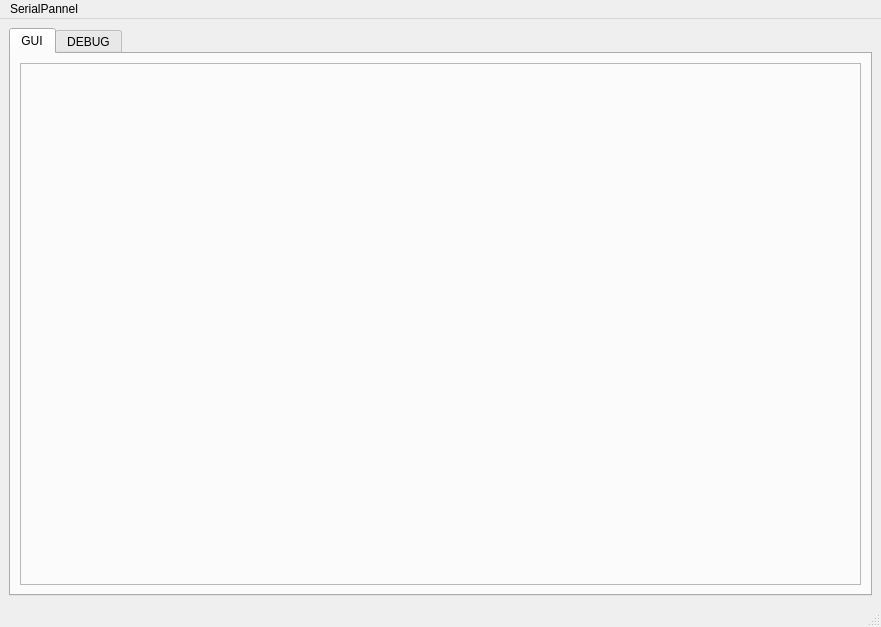
<?xml version="1.0" encoding="UTF-8"?>
<ui version="4.0">
 <class>MainWindow</class>
 <widget class="QMainWindow" name="MainWindow">
  <property name="geometry">
   <rect>
    <x>0</x>
    <y>0</y>
    <width>881</width>
    <height>627</height>
   </rect>
  </property>
  <property name="sizePolicy">
   <sizepolicy hsizetype="Preferred" vsizetype="Preferred">
    <horstretch>0</horstretch>
    <verstretch>0</verstretch>
   </sizepolicy>
  </property>
  <property name="windowTitle">
   <string>MainWindow</string>
  </property>
  <property name="toolButtonStyle">
   <enum>Qt::ToolButtonIconOnly</enum>
  </property>
  <property name="dockOptions">
   <set>QMainWindow::AllowTabbedDocks|QMainWindow::AnimatedDocks</set>
  </property>
  <widget class="QWidget" name="centralwidget">
   <property name="sizePolicy">
    <sizepolicy hsizetype="Expanding" vsizetype="Expanding">
     <horstretch>0</horstretch>
     <verstretch>0</verstretch>
    </sizepolicy>
   </property>
   <layout class="QGridLayout" name="gridLayout_4" rowstretch="0" columnstretch="0">
    <item row="0" column="0">
     <widget class="QTabWidget" name="tabWidget">
      <property name="currentIndex">
       <number>0</number>
      </property>
      <widget class="QWidget" name="gui_tab">
       <attribute name="title">
        <string>GUI</string>
       </attribute>
       <layout class="QGridLayout" name="gridLayout_5">
        <item row="0" column="0">
         <widget class="QFrame" name="frame">
          <property name="styleSheet">
           <string notr="true">border-image: url(:/layer/source/1.jpg);</string>
          </property>
          <property name="frameShape">
           <enum>QFrame::StyledPanel</enum>
          </property>
          <property name="frameShadow">
           <enum>QFrame::Raised</enum>
          </property>
         </widget>
        </item>
       </layout>
      </widget>
      <widget class="QWidget" name="back_tab">
       <property name="maximumSize">
        <size>
         <width>840</width>
         <height>500</height>
        </size>
       </property>
       <attribute name="title">
        <string>DEBUG</string>
       </attribute>
       <layout class="QGridLayout" name="gridLayout" columnstretch="1,5">
        <item row="0" column="0">
         <layout class="QGridLayout" name="gridLayout_2" rowstretch="1,1,1,1,1,1,1,1" columnstretch="1,2">
          <property name="sizeConstraint">
           <enum>QLayout::SetDefaultConstraint</enum>
          </property>
          <property name="verticalSpacing">
           <number>6</number>
          </property>
          <item row="0" column="0">
           <widget class="QLabel" name="title_2">
            <property name="text">
             <string>&lt;html&gt;&lt;head/&gt;&lt;body&gt;&lt;p align=&quot;center&quot;&gt;&lt;span style=&quot; font-weight:600;&quot;&gt;Entrance&lt;/span&gt;&lt;/p&gt;&lt;/body&gt;&lt;/html&gt;</string>
            </property>
           </widget>
          </item>
          <item row="0" column="1">
           <widget class="QComboBox" name="serial_port">
            <property name="sizePolicy">
             <sizepolicy hsizetype="Preferred" vsizetype="Preferred">
              <horstretch>0</horstretch>
              <verstretch>0</verstretch>
             </sizepolicy>
            </property>
            <item>
             <property name="text">
              <string>/dev/ttyTHS1</string>
             </property>
            </item>
           </widget>
          </item>
          <item row="5" column="0">
           <widget class="QLabel" name="title_6">
            <property name="text">
             <string>&lt;html&gt;&lt;head/&gt;&lt;body&gt;&lt;p align=&quot;center&quot;&gt;&lt;span style=&quot; font-weight:600;&quot;&gt;Stop Bit&lt;/span&gt;&lt;/p&gt;&lt;/body&gt;&lt;/html&gt;</string>
            </property>
           </widget>
          </item>
          <item row="6" column="0">
           <widget class="QPushButton" name="connect_click">
            <property name="sizePolicy">
             <sizepolicy hsizetype="Minimum" vsizetype="Expanding">
              <horstretch>0</horstretch>
              <verstretch>0</verstretch>
             </sizepolicy>
            </property>
            <property name="text">
             <string>Connect</string>
            </property>
           </widget>
          </item>
          <item row="6" column="1">
           <widget class="QLabel" name="waitinglabel">
            <property name="text">
             <string>&lt;html&gt;&lt;head/&gt;&lt;body&gt;&lt;p align=&quot;center&quot;&gt;&lt;span style=&quot; font-weight:600;&quot;&gt;Not Connected&lt;/span&gt;&lt;/p&gt;&lt;/body&gt;&lt;/html&gt;</string>
            </property>
           </widget>
          </item>
          <item row="2" column="1">
           <widget class="QComboBox" name="baud_rate">
            <property name="sizePolicy">
             <sizepolicy hsizetype="Preferred" vsizetype="Expanding">
              <horstretch>0</horstretch>
              <verstretch>0</verstretch>
             </sizepolicy>
            </property>
            <property name="currentIndex">
             <number>1</number>
            </property>
            <item>
             <property name="text">
              <string>4800</string>
             </property>
            </item>
            <item>
             <property name="text">
              <string>9600</string>
             </property>
            </item>
            <item>
             <property name="text">
              <string>14400</string>
             </property>
            </item>
            <item>
             <property name="text">
              <string>19200</string>
             </property>
            </item>
            <item>
             <property name="text">
              <string>38400</string>
             </property>
            </item>
            <item>
             <property name="text">
              <string>56000</string>
             </property>
            </item>
            <item>
             <property name="text">
              <string>57600</string>
             </property>
            </item>
            <item>
             <property name="text">
              <string>115200</string>
             </property>
            </item>
           </widget>
          </item>
          <item row="3" column="1">
           <widget class="QComboBox" name="data_bit">
            <property name="sizePolicy">
             <sizepolicy hsizetype="Preferred" vsizetype="Expanding">
              <horstretch>0</horstretch>
              <verstretch>0</verstretch>
             </sizepolicy>
            </property>
            <property name="currentText">
             <string>8</string>
            </property>
            <property name="currentIndex">
             <number>3</number>
            </property>
            <item>
             <property name="text">
              <string>5</string>
             </property>
            </item>
            <item>
             <property name="text">
              <string>6</string>
             </property>
            </item>
            <item>
             <property name="text">
              <string>7</string>
             </property>
            </item>
            <item>
             <property name="text">
              <string>8</string>
             </property>
            </item>
           </widget>
          </item>
          <item row="7" column="0">
           <widget class="QPushButton" name="disconnect_click">
            <property name="sizePolicy">
             <sizepolicy hsizetype="Minimum" vsizetype="Expanding">
              <horstretch>0</horstretch>
              <verstretch>0</verstretch>
             </sizepolicy>
            </property>
            <property name="text">
             <string>Disconnect</string>
            </property>
           </widget>
          </item>
          <item row="5" column="1">
           <widget class="QComboBox" name="stop_bit">
            <property name="sizePolicy">
             <sizepolicy hsizetype="Preferred" vsizetype="Expanding">
              <horstretch>0</horstretch>
              <verstretch>0</verstretch>
             </sizepolicy>
            </property>
            <item>
             <property name="text">
              <string>1</string>
             </property>
            </item>
            <item>
             <property name="text">
              <string>1.5</string>
             </property>
            </item>
            <item>
             <property name="text">
              <string>2</string>
             </property>
            </item>
           </widget>
          </item>
          <item row="3" column="0">
           <widget class="QLabel" name="title_4">
            <property name="text">
             <string>&lt;html&gt;&lt;head/&gt;&lt;body&gt;&lt;p align=&quot;center&quot;&gt;&lt;span style=&quot; font-weight:600;&quot;&gt;Data Bit&lt;/span&gt;&lt;/p&gt;&lt;/body&gt;&lt;/html&gt;</string>
            </property>
           </widget>
          </item>
          <item row="2" column="0">
           <widget class="QLabel" name="title_3">
            <property name="text">
             <string>&lt;html&gt;&lt;head/&gt;&lt;body&gt;&lt;p align=&quot;center&quot;&gt;&lt;span style=&quot; font-weight:600;&quot;&gt;Baud Rate&lt;/span&gt;&lt;/p&gt;&lt;/body&gt;&lt;/html&gt;</string>
            </property>
           </widget>
          </item>
          <item row="4" column="1">
           <widget class="QComboBox" name="parity">
            <property name="sizePolicy">
             <sizepolicy hsizetype="Preferred" vsizetype="Expanding">
              <horstretch>0</horstretch>
              <verstretch>0</verstretch>
             </sizepolicy>
            </property>
            <item>
             <property name="text">
              <string>N</string>
             </property>
            </item>
            <item>
             <property name="text">
              <string>E</string>
             </property>
            </item>
            <item>
             <property name="text">
              <string>O</string>
             </property>
            </item>
           </widget>
          </item>
          <item row="4" column="0">
           <widget class="QLabel" name="title_5">
            <property name="text">
             <string>&lt;html&gt;&lt;head/&gt;&lt;body&gt;&lt;p align=&quot;center&quot;&gt;&lt;span style=&quot; font-weight:600;&quot;&gt;Parity&lt;/span&gt;&lt;/p&gt;&lt;/body&gt;&lt;/html&gt;</string>
            </property>
           </widget>
          </item>
          <item row="1" column="0">
           <widget class="QLabel" name="label">
            <property name="text">
             <string>&lt;html&gt;&lt;head/&gt;&lt;body&gt;&lt;p align=&quot;center&quot;&gt;&lt;span style=&quot; font-weight:600;&quot;&gt;485Module&lt;/span&gt;&lt;/p&gt;&lt;/body&gt;&lt;/html&gt;</string>
            </property>
           </widget>
          </item>
          <item row="1" column="1">
           <widget class="QComboBox" name="modbus_port">
            <property name="sizePolicy">
             <sizepolicy hsizetype="Preferred" vsizetype="Preferred">
              <horstretch>0</horstretch>
              <verstretch>0</verstretch>
             </sizepolicy>
            </property>
            <item>
             <property name="text">
              <string>/dev/ttyS0</string>
             </property>
            </item>
           </widget>
          </item>
         </layout>
        </item>
        <item row="0" column="1">
         <layout class="QGridLayout" name="gridLayout_3" rowstretch="1,1,200,1" columnstretch="1,50">
          <property name="sizeConstraint">
           <enum>QLayout::SetDefaultConstraint</enum>
          </property>
          <item row="1" column="0">
           <widget class="QLabel" name="IO_label_3">
            <property name="text">
             <string>&lt;html&gt;&lt;head/&gt;&lt;body&gt;&lt;p align=&quot;center&quot;&gt;&lt;span style=&quot; font-weight:600;&quot;&gt;IO_OUT&lt;/span&gt;&lt;/p&gt;&lt;/body&gt;&lt;/html&gt;</string>
            </property>
           </widget>
          </item>
          <item row="3" column="0">
           <widget class="QPushButton" name="pushButton">
            <property name="sizePolicy">
             <sizepolicy hsizetype="Preferred" vsizetype="Preferred">
              <horstretch>0</horstretch>
              <verstretch>0</verstretch>
             </sizepolicy>
            </property>
            <property name="text">
             <string>Clean</string>
            </property>
           </widget>
          </item>
          <item row="2" column="0" colspan="2">
           <widget class="QTextEdit" name="serial_message">
            <property name="sizePolicy">
             <sizepolicy hsizetype="Minimum" vsizetype="Minimum">
              <horstretch>0</horstretch>
              <verstretch>0</verstretch>
             </sizepolicy>
            </property>
            <property name="minimumSize">
             <size>
              <width>420</width>
              <height>150</height>
             </size>
            </property>
            <property name="readOnly">
             <bool>true</bool>
            </property>
           </widget>
          </item>
          <item row="0" column="0">
           <widget class="QLabel" name="IO_label_2">
            <property name="text">
             <string>&lt;html&gt;&lt;head/&gt;&lt;body&gt;&lt;p align=&quot;center&quot;&gt;&lt;span style=&quot; font-weight:600;&quot;&gt;IO_IN&lt;/span&gt;&lt;/p&gt;&lt;/body&gt;&lt;/html&gt;</string>
            </property>
           </widget>
          </item>
          <item row="0" column="1" rowspan="2">
           <widget class="QWidget" name="led_widget" native="true">
            <property name="sizePolicy">
             <sizepolicy hsizetype="Minimum" vsizetype="Minimum">
              <horstretch>0</horstretch>
              <verstretch>0</verstretch>
             </sizepolicy>
            </property>
            <property name="minimumSize">
             <size>
              <width>360</width>
              <height>60</height>
             </size>
            </property>
            <property name="maximumSize">
             <size>
              <width>16777215</width>
              <height>120</height>
             </size>
            </property>
           </widget>
          </item>
         </layout>
        </item>
       </layout>
      </widget>
     </widget>
    </item>
   </layout>
  </widget>
  <widget class="QMenuBar" name="menubar">
   <property name="geometry">
    <rect>
     <x>0</x>
     <y>0</y>
     <width>881</width>
     <height>20</height>
    </rect>
   </property>
   <widget class="QMenu" name="menuSerialPannel">
    <property name="title">
     <string>SerialPannel</string>
    </property>
   </widget>
   <addaction name="menuSerialPannel"/>
  </widget>
  <widget class="QStatusBar" name="statusbar"/>
 </widget>
 <resources>
  <include location="gui_source.qrc"/>
 </resources>
 <connections/>
 <slots>
  <slot>serial_connect()</slot>
  <slot>serial_disconnect()</slot>
  <slot>io_read_click_callback()</slot>
  <slot>io_write_click_callback()</slot>
  <slot>analog_read_click_callback()</slot>
  <slot>analog_write_click_callback()</slot>
  <slot>clean_log()</slot>
 </slots>
</ui>
